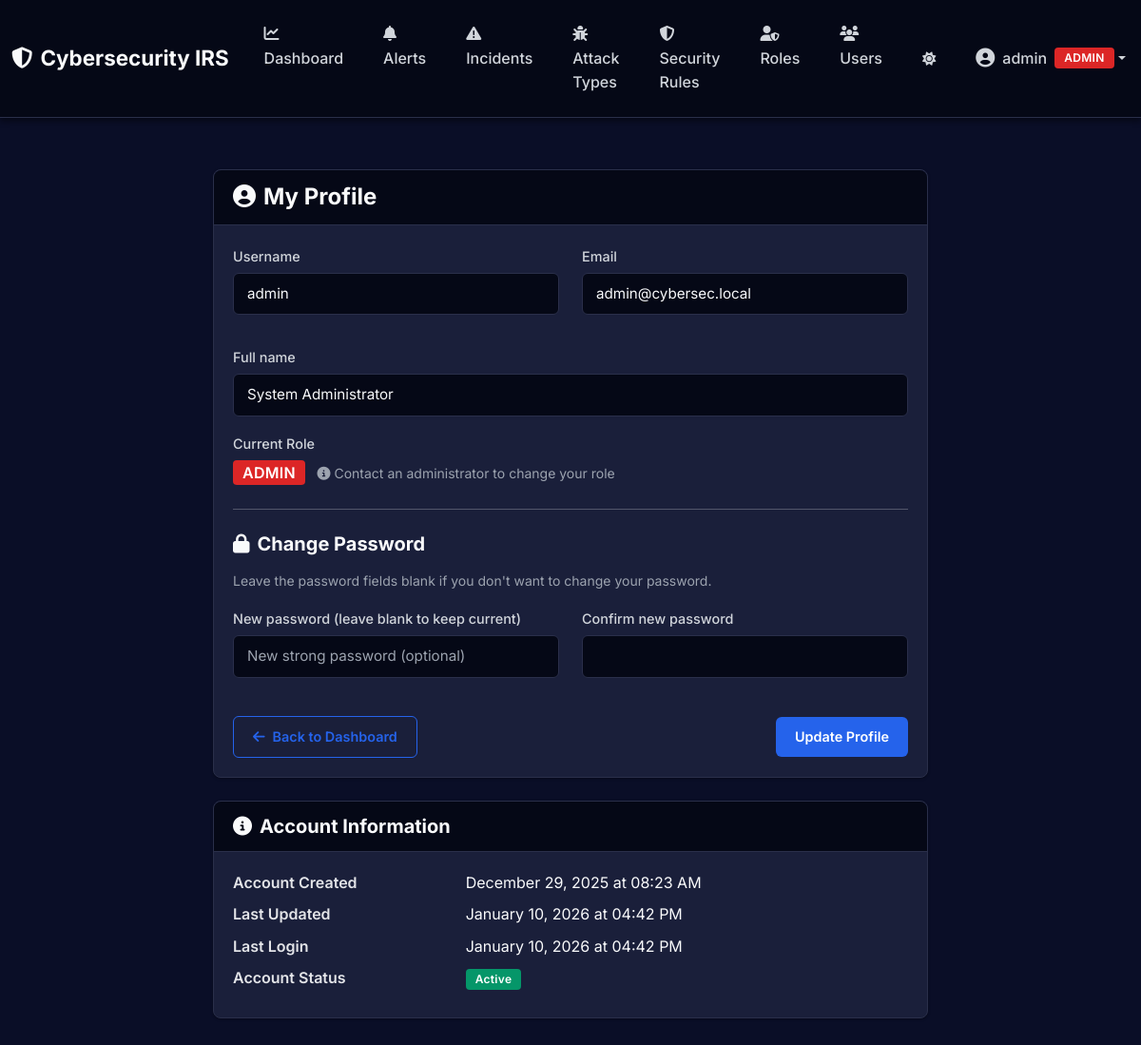
Before: /auth/profile (signed in) with the older database file.
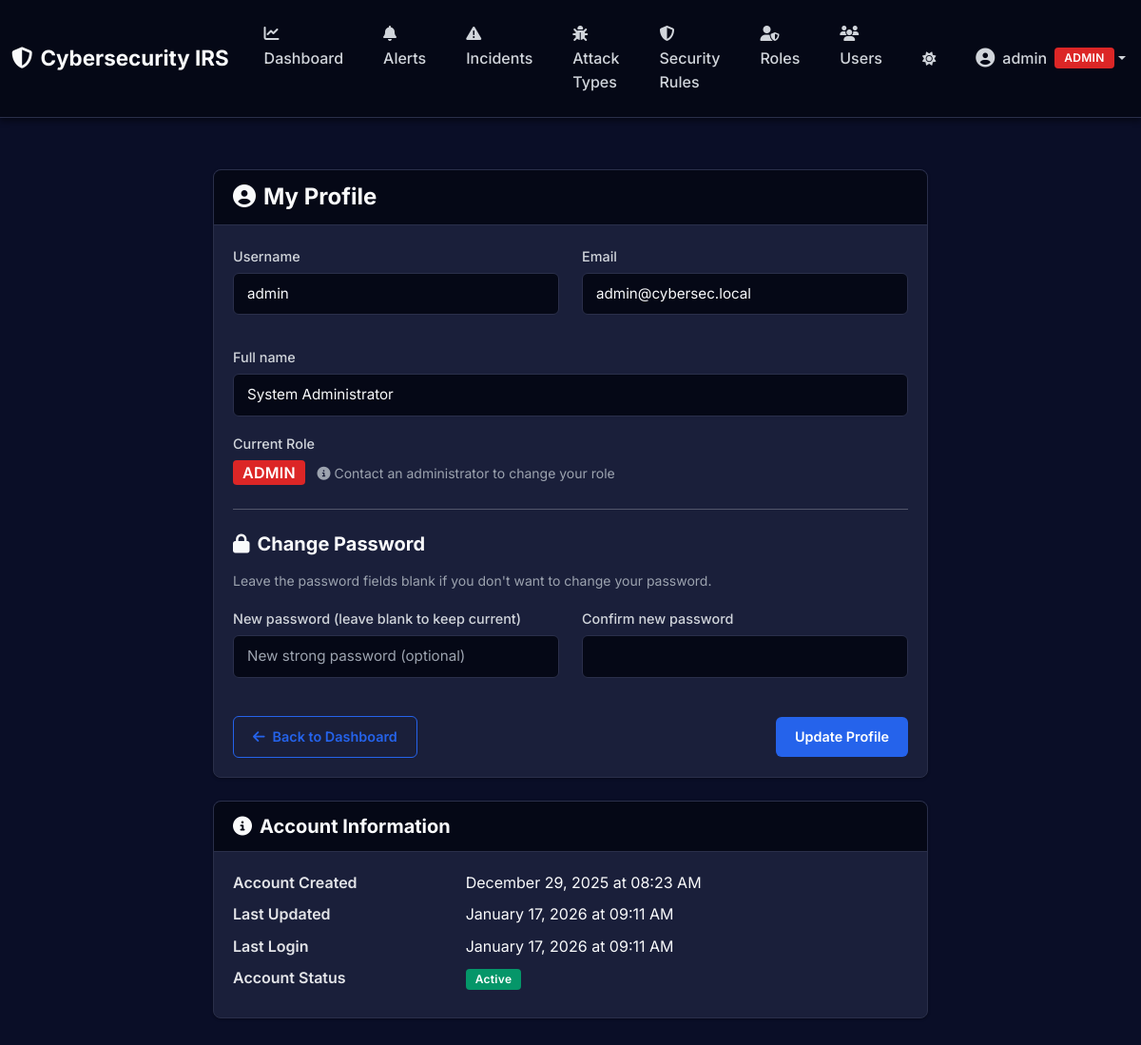
After: the same page with the newer database file.
### app/models/user.py (models this page shows, shortened)
class User(db.Model):
    __tablename__ = 'users'
    id = db.Column(db.Integer, primary_key=True)
    username = db.Column(db.String(80), unique=True, nullable=False)
    email = db.Column(db.String(120), unique=True, nullable=False)
    full_name = db.Column(db.String(120), nullable=False)
    role = db.Column(db.String(20), default='analyst', nullable=False)  # admin, analyst, viewer
    is_active = db.Column(db.Boolean, default=True, nullable=False)
    password_hash = db.Column(db.String(255), nullable=False)
    created_at = db.Column(db.DateTime, default=datetime.utcnow, nullable=False)
    updated_at = db.Column(db.DateTime, default=datetime.utcnow, onupdate=datetime.utcnow, nullable=False)
    last_login = db.Column(db.DateTime, nullable=True)

### app/routes/auth_routes.py (the view, shortened to what this page needs)
@auth_bp.route('/profile', methods=['GET', 'POST'])
@login_required
def profile():
    user = User.query.get(session.get('user_id'))
    if not user:
        session.clear()
        flash('User not found. Please log in again.', 'danger')
        return redirect(url_for('auth.login'))
    form = UserProfileForm(original_user=user, obj=user)
    return render_template('auth/profile.html', form=form, user=user)

### app/forms/user_forms.py (shortened to what this page needs)
class UserProfileForm(FlaskForm):
    username = StringField(
        "Username",
        validators=[DataRequired(), Length(min=3, max=80)],
    )
    email = StringField(
        "Email",
        validators=[DataRequired(), Email(), Length(max=120)],
    )
    full_name = StringField(
        "Full name",
        validators=[DataRequired(), Length(min=1, max=120)],
    )
    password = PasswordField(
        "New password (leave blank to keep current)",
        validators=[],
        render_kw={"placeholder": "New strong password (optional)"},
    )
    confirm_password = PasswordField(
        "Confirm new password",
        validators=[EqualTo("password", message="Passwords must match.")],
    )
    submit = SubmitField("Update Profile")
    def __init__(self, original_user: User, *args, **kwargs):
        super().__init__(*args, **kwargs)
        self.original_user = original_user

### app/templates/auth/profile.html (shortened to what the changed rows need)
{% extends "layouts/base.html" %}  {% block content %}
<div class="row justify-content-center mt-4">
  <div class="col-lg-8">
    <div class="card">
      <div class="card-body">
        <form method="POST">
          <div class="row mb-3">
            <div class="col-md-6">
              <div class="mb-3">
                {{ form.username.label(class="form-label") }} {{
                form.username(class="form-control" + (" is-invalid" if
                form.username.errors else "")) }}
              </div>
            </div>
            <div class="col-md-6">
              <div class="mb-3">
                {{ form.email.label(class="form-label") }} {{
                form.email(class="form-control" + (" is-invalid" if
                form.email.errors else "")) }}
              </div>
            </div>
          </div>
          <div class="mb-3">
            {{ form.full_name.label(class="form-label") }} {{
            form.full_name(class="form-control" + (" is-invalid" if
            form.full_name.errors else "")) }}
          </div>
          <div class="mb-3">
            <div>
              <span
                class="badge bg-{% if user.role == 'admin' %}danger{% elif user.role == 'analyst' %}warning{% else %}info{% endif %} fs-6"
              >
                {{ user.role|upper }}
              </span>
              <small class="text-muted ms-2">
                <i class="fas fa-info-circle"></i>
                Contact an administrator to change your role
              </small>
            </div>
          </div>
        </form>
      </div>
    </div>
    <div class="card mt-4">
      <div class="card-body">
        <dl class="row mb-0">
          <dt class="col-sm-4">Account Created</dt>
          <dd class="col-sm-8">
            {{ user.created_at.strftime('%B %d, %Y at %I:%M %p') }}
          </dd>
          <dt class="col-sm-4">Last Updated</dt>
          <dd class="col-sm-8">
            {{ user.updated_at.strftime('%B %d, %Y at %I:%M %p') }}
          </dd>
          {% if user.last_login %}
          <dt class="col-sm-4">Last Login</dt>
          <dd class="col-sm-8">
            {{ user.last_login.strftime('%B %d, %Y at %I:%M %p') }}
          </dd>
          {% endif %}
          <dt class="col-sm-4">Account Status</dt>
          <dd class="col-sm-8">
            <span
              class="badge bg-{% if user.is_active %}success{% else %}danger{% endif %}"
            >
              {{ 'Active' if user.is_active else 'Inactive' }}
            </span>
          </dd>
        </dl>
      </div>
    </div>
  </div>
</div>
{% endblock %}

### app/templates/layouts/base.html (shortened to what this page needs)
<!DOCTYPE html>
<html lang="en">
  <head>
    <link
      href="https://cdn.jsdelivr.net/npm/bootstrap@5.3.3/dist/css/bootstrap.min.css"
      rel="stylesheet"
    />
    <link
      rel="stylesheet"
      href="https://cdnjs.cloudflare.com/ajax/libs/font-awesome/6.5.1/css/all.min.css"
    />
    <link
      rel="stylesheet"
      href="{{ url_for('static', filename='css/style.css') }}"
    />
  </head>
  <body>
    {% if session.get('user_id') %}
    <nav class="navbar navbar-expand-lg navbar-dark">
      <div class="container-fluid">
        <a class="navbar-brand" href="{{ url_for('dashboard.index') }}">
          <i class="fas fa-shield-halved me-2"></i>Cybersecurity IRS
        </a>
        <div class="collapse navbar-collapse" id="navbarNav">
          <ul class="navbar-nav me-auto">
            <li class="nav-item">
              <a class="nav-link" href="{{ url_for('dashboard.index') }}">
                <i class="fas fa-chart-line me-1"></i>Dashboard
              </a>
            </li>
            <li class="nav-item">
              <a class="nav-link" href="{{ url_for('alerts.index') }}">
                <i class="fas fa-bell me-1"></i>Alerts
              </a>
            </li>
            <li class="nav-item">
              <a class="nav-link" href="{{ url_for('incidents.index') }}">
                <i class="fas fa-exclamation-triangle me-1"></i>Incidents
              </a>
            </li>
            <li class="nav-item">
              <a class="nav-link" href="{{ url_for('attack_type.index') }}">
                <i class="fas fa-bug me-1"></i>Attack Types
              </a>
            </li>
            <li class="nav-item">
              <a class="nav-link" href="{{ url_for('rules.index') }}">
                <i class="fas fa-shield-alt me-1"></i>Security Rules
              </a>
            </li>
            {% if current_user and current_user.role == 'admin' %}
            <li class="nav-item">
              <a class="nav-link" href="{{ url_for('roles.index') }}">
                <i class="fas fa-user-shield me-1"></i>Roles
              </a>
            </li>
            <li class="nav-item">
              <a class="nav-link" href="{{ url_for('users.index') }}">
                <i class="fas fa-users me-1"></i>Users
              </a>
            </li>
            {% endif %}
          </ul>
          <ul class="navbar-nav ms-auto align-items-center">
            <li class="nav-item">
              <button
                class="btn nav-link"
                id="theme-toggle"
                title="Toggle theme"
              >
                <i class="fas fa-moon"></i>
              </button>
            </li>
            <li class="nav-item dropdown">
              <a
                class="nav-link dropdown-toggle d-flex align-items-center"
                href="#"
                id="userDropdown"
                role="button"
                data-bs-toggle="dropdown"
                aria-expanded="false"
              >
                <i class="fas fa-user-circle me-2 fs-5"></i>
                <span class="d-none d-lg-inline user-name-text"
                  >{{ session.username }}</span
                >
                <span
                  class="badge bg-{% if current_user and current_user.role == 'admin' %}danger{% elif current_user and current_user.role == 'analyst' %}warning{% else %}info{% endif %} ms-2"
                >
                  {{ current_user.role|upper if current_user else
                  session.user_role|upper }}
                </span>
              </a>
            </li>
          </ul>
        </div>
      </div>
    </nav>
    {% endif %}
    <main class="container">
       {% block content %}{% endblock %}
    </main>
  </body>
</html>

Changed rows visible on the page:
changed User "ADMIN": updated_at "January 10, 2026 at 04:42 PM" → "January 17, 2026 at 09:11 AM"; last_login "January 10, 2026 at 04:42 PM" → "January 17, 2026 at 09:11 AM"
